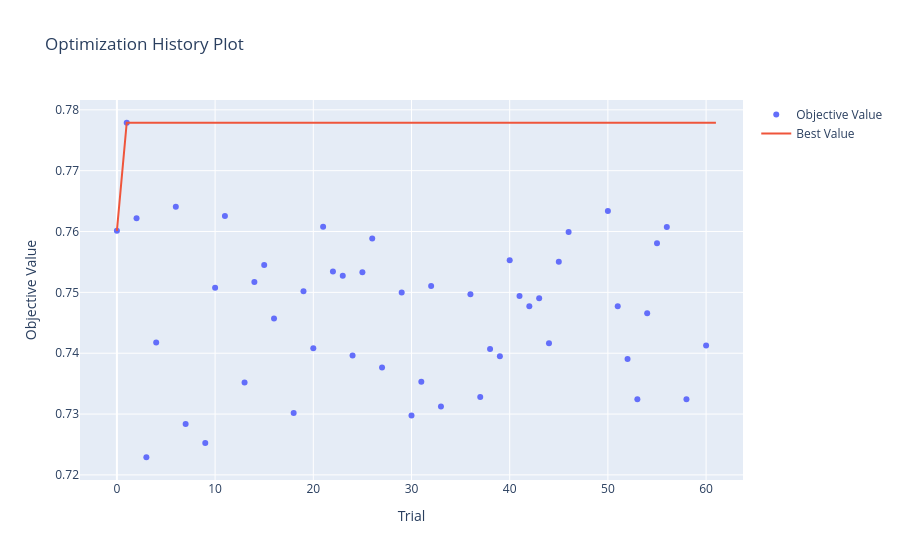

The notebook cell this image was saved under:
### Code cell
import optuna
import optuna.visualization as vis

# Carica lo studio dal file locale sul server
study = optuna.load_study(
    # study_name='my_cv_optimization_cadmus_02_02_26_HS', 
    # storage='sqlite:///my_study_cadmus_02_02_26_HS.db'
    
    study_name='my_cv_optimization_cadmus_data1_RIPRODUCIBILE_03_02_26',  # Un nome per il tuo studio
    storage='sqlite:///my_study_cadmus_data1_RIPRODUCIBILE_03_02_26.db'
)

# Questi grafici appariranno direttamente dentro Jupyter
vis.plot_optimization_history(study).show()
vis.plot_param_importances(study).show()

### Figure 1 — Plotly figure (JSON) as saved in the notebook; plotly's stock layout.template omitted (floating-point values rounded to 4 significant figures)
{"data": [{"mode": "markers", "name": "Objective Value", "type": "scatter", "x": [0, 1, 2, 3, 4, 6, 7, 9, 10, 11, 13, 14, 15, 16, 18, 19, 20, 21, 22, 23, 24, 25, 26, 27, 29, 30, 31, 32, 33, 36, 37, 38, 39, 40, 41, 42, 43, 44, 45, 46, 50, 51, 52, 53, 54, 55, 56, 58, 60], "y": [0.7601, 0.7779, 0.7622, 0.7229, 0.7418, 0.7641, 0.7284, 0.7252, 0.7508, 0.7625, 0.7352, 0.7517, 0.7545, 0.7457, 0.7302, 0.7502, 0.7408, 0.7608, 0.7534, 0.7527, 0.7396, 0.7533, 0.7589, 0.7377, 0.75, 0.7298, 0.7353, 0.751, 0.7313, 0.7497, 0.7328, 0.7407, 0.7395, 0.7553, 0.7494, 0.7477, 0.7491, 0.7416, 0.755, 0.7599, 0.7634, 0.7477, 0.739, 0.7324, 0.7466, 0.7581, 0.7607, 0.7324, 0.7413]}, {"mode": "lines", "name": "Best Value", "type": "scatter", "x": [0, 1, 2, 3, 4, 5, 6, 7, 8, 9, 10, 11, 12, 13, 14, 15, 16, 17, 18, 19, 20, 21, 22, 23, 24, 25, 26, 27, 28, 29, 30, 31, 32, 33, 34, 35, 36, 37, 38, 39, 40, 41, 42, 43, 44, 45, 46, 47, 48, 49, 50, 51, 52, 53, 54, 55, 56, 57, 58, 59, 60, 61], "y": [0.7601, 0.7779, 0.7779, 0.7779, 0.7779, 0.7779, 0.7779, 0.7779, 0.7779, 0.7779, 0.7779, 0.7779, 0.7779, 0.7779, 0.7779, 0.7779, 0.7779, 0.7779, 0.7779, 0.7779, 0.7779, 0.7779, 0.7779, 0.7779, 0.7779, 0.7779, 0.7779, 0.7779, 0.7779, 0.7779, 0.7779, 0.7779, 0.7779, 0.7779, 0.7779, 0.7779, 0.7779, 0.7779, 0.7779, 0.7779, 0.7779, 0.7779, 0.7779, 0.7779, 0.7779, 0.7779, 0.7779, 0.7779, 0.7779, 0.7779, 0.7779, 0.7779, 0.7779, 0.7779, 0.7779, 0.7779, 0.7779, 0.7779, 0.7779, 0.7779, 0.7779, 0.7779]}, {"marker": {"color": "#cccccc"}, "mode": "markers", "name": "Infeasible Trial", "showlegend": false, "type": "scatter", "x": [], "y": []}], "layout": {"title": {"text": "Optimization History Plot"}, "xaxis": {"title": {"text": "Trial"}}, "yaxis": {"title": {"text": "Objective Value"}}}}
